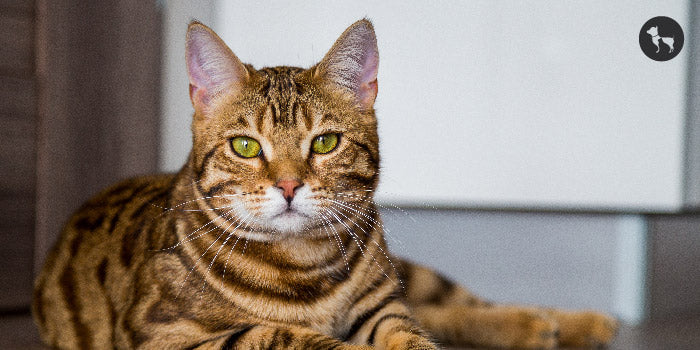
#> input picture Photos/cat.jpg, 700 x 350 px
$ python masking.py
#> lines starting #> are read from the running program, lines starting #| are printed output that depends on the picture; after the words box and inside, x2 and y2 are one past the last pixel; in counts of white or black regions, pixels touching at a corner belong together
import cv2 as cv
import numpy as np

img = cv.imread("Photos/cat.jpg")
#> img is the input picture: shape (350, 700, 3); mean B, G, R 121.1, 131.4, 144.2
cv.imshow("Cat", img)

blank = np.zeros(img.shape[:2], dtype="uint8")
cv.imshow("Blank", blank)

mask = cv.circle(blank, (img.shape[1]//2 - 70, img.shape[0]//2 - 25), 100, 255, -1)
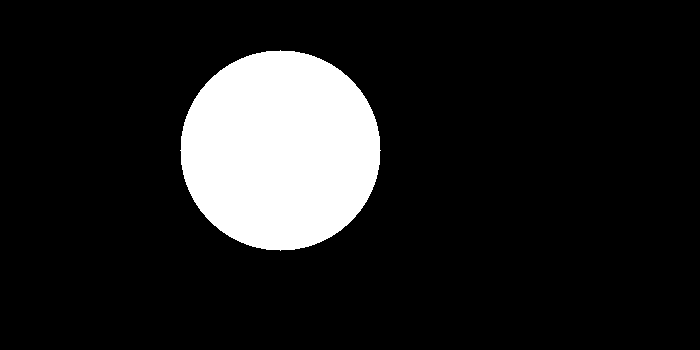
#> blank: shape (350, 700); 12.8% white; 1 white region, box (x1, y1, x2, y2) and area: (180, 50, 381, 251) 31417
cv.imshow("Mask", mask)

masked = cv.bitwise_and(img, img, mask=mask)
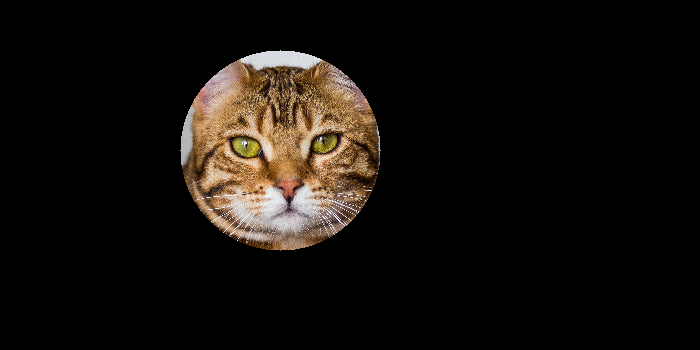
#> masked: shape (350, 700, 3); mean B, G, R 12.2, 15.9, 19.9
cv.imshow("Masked Image", masked)

cv.waitKey(0)

$ run again, with Photos/Girl.jpg copied over Photos/cat.jpg
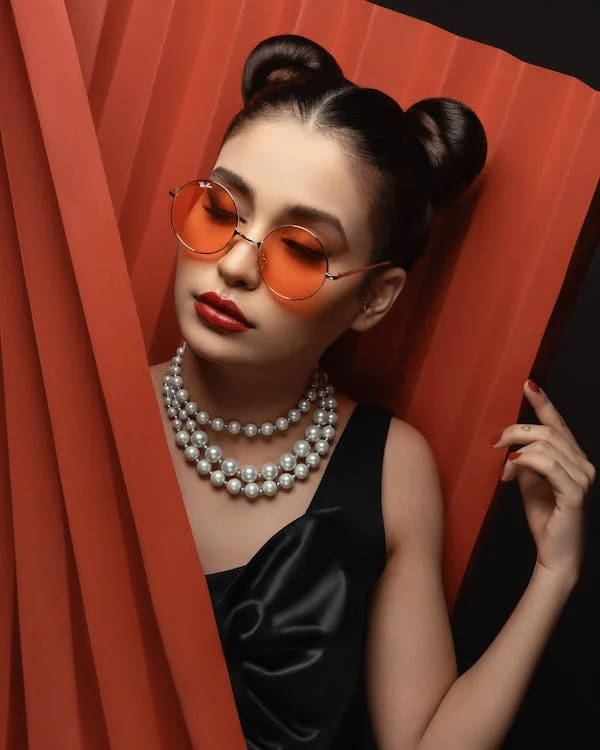
#> input picture Photos/Girl.jpg, 600 x 750 px
#> img is the input picture: shape (750, 600, 3); mean B, G, R 40, 54.3, 113.4
#> `mask = cv.circle(blank, (img.shape[1]//2 - 70, img.shape[0]//2 - 25), ..`:
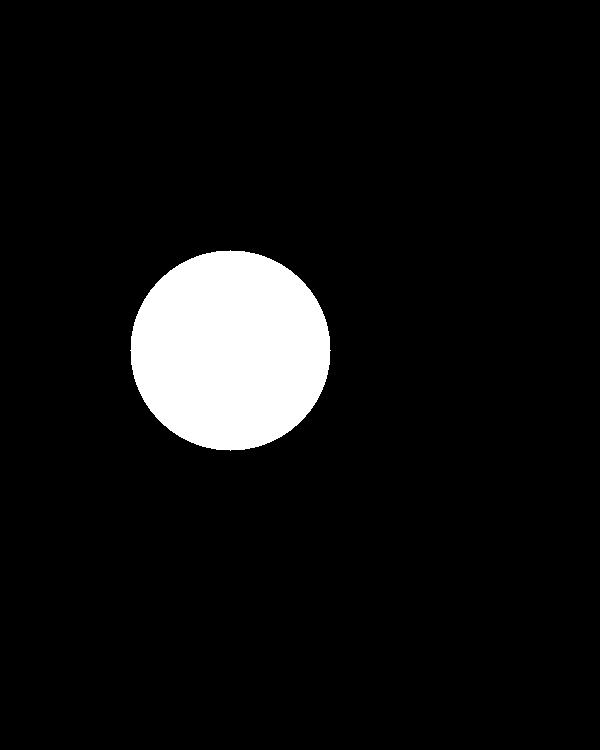
#> blank: shape (750, 600); 7% white; 1 white region, box (x1, y1, x2, y2) and area: (130, 250, 331, 451) 31417
#> `masked = cv.bitwise_and(img, img, mask=mask)`:
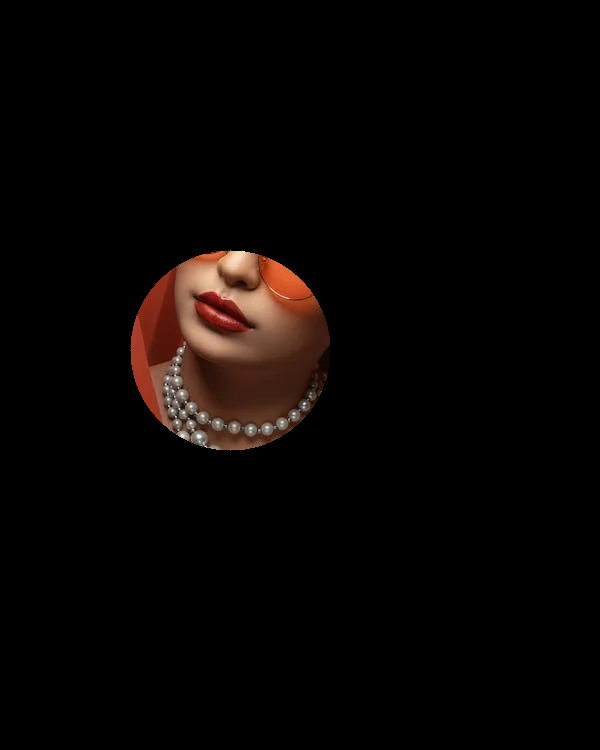
#> masked: shape (750, 600, 3); mean B, G, R 3.5, 4.8, 8.3

$ run again, with Photos/Girl_face.jpg copied over Photos/cat.jpg
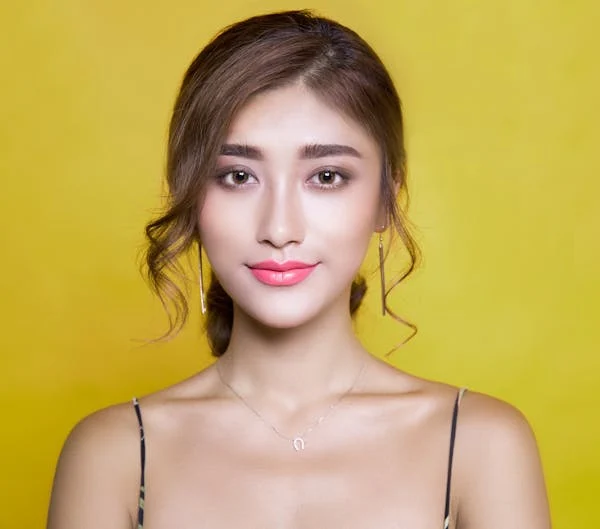
#> input picture Photos/Girl_face.jpg, 600 x 529 px
#> img is the input picture: shape (529, 600, 3); mean B, G, R 91.8, 169, 195.3
#> `mask = cv.circle(blank, (img.shape[1]//2 - 70, img.shape[0]//2 - 25), ..`:
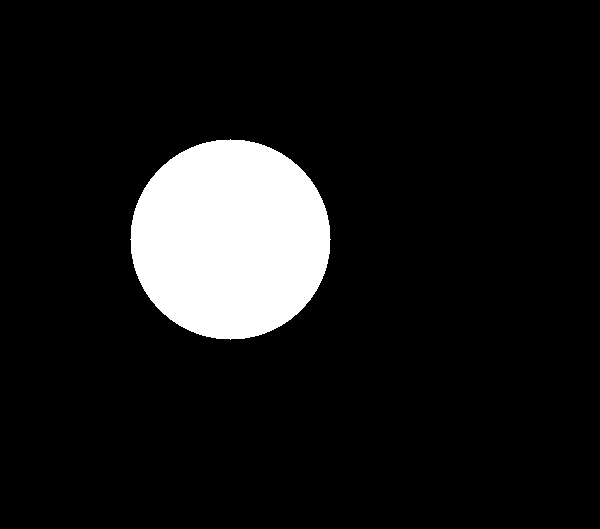
#> blank: shape (529, 600); 9.9% white; 1 white region, box (x1, y1, x2, y2) and area: (130, 139, 331, 340) 31417
#> `masked = cv.bitwise_and(img, img, mask=mask)`:
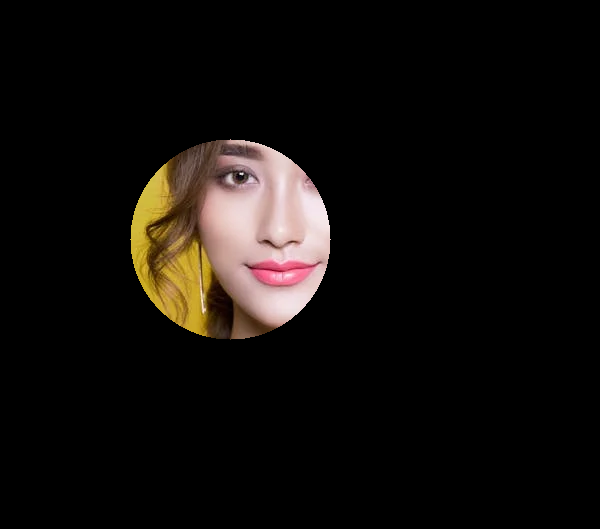
#> masked: shape (529, 600, 3); mean B, G, R 11.1, 13.9, 17.4

$ run again, with Photos/PotHole_1.jpg copied over Photos/cat.jpg
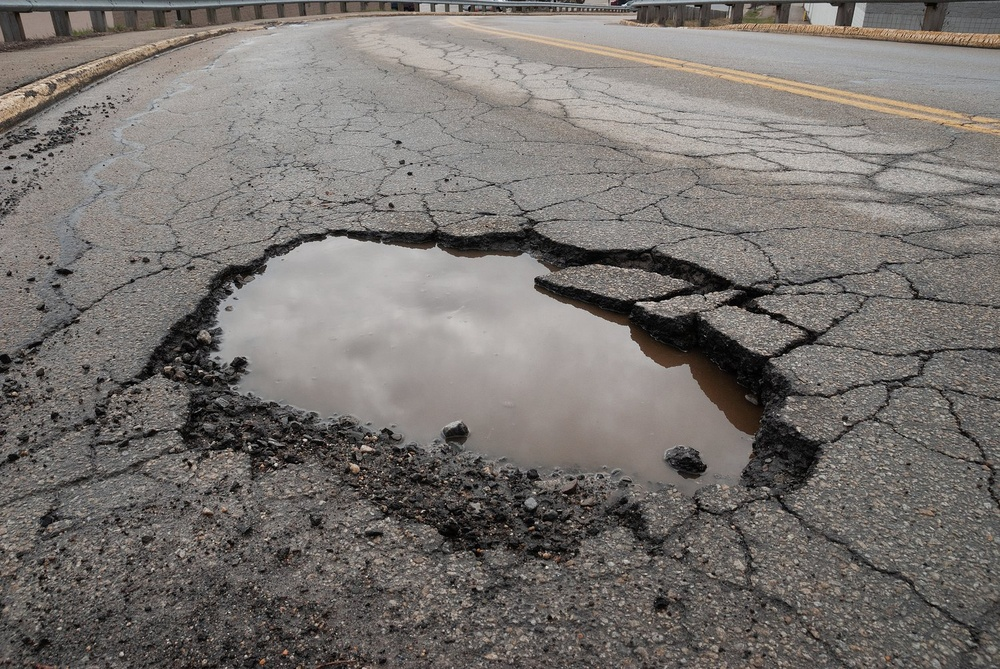
#> input picture Photos/PotHole_1.jpg, 1000 x 669 px, shrunk from 1500 x 1004 before the run
#> img is the input picture: shape (669, 1000, 3); mean B, G, R 110.2, 113.9, 118.6
#> `mask = cv.circle(blank, (img.shape[1]//2 - 70, img.shape[0]//2 - 25), ..`:
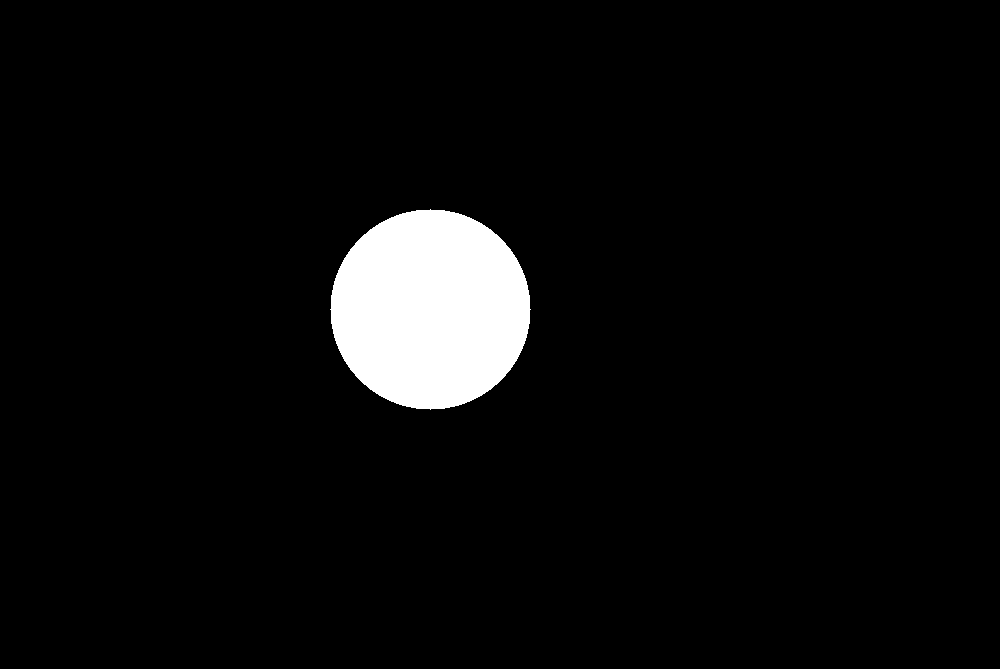
#> blank: shape (669, 1000); 4.7% white; 1 white region, box (x1, y1, x2, y2) and area: (330, 209, 531, 410) 31417
#> `masked = cv.bitwise_and(img, img, mask=mask)`:
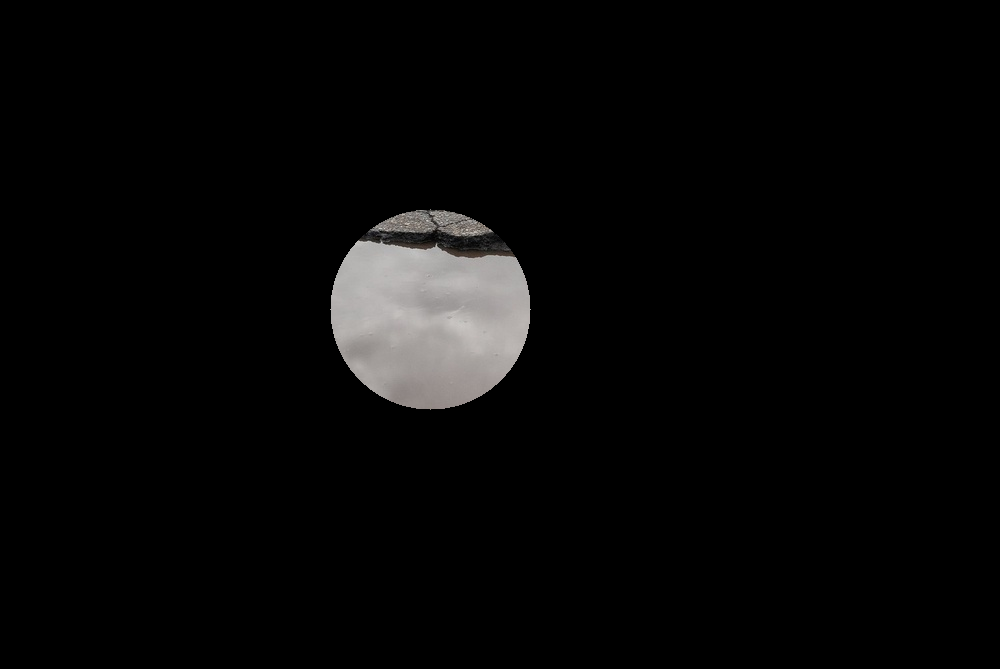
#> masked: shape (669, 1000, 3); mean B, G, R 7.1, 7.2, 7.4
